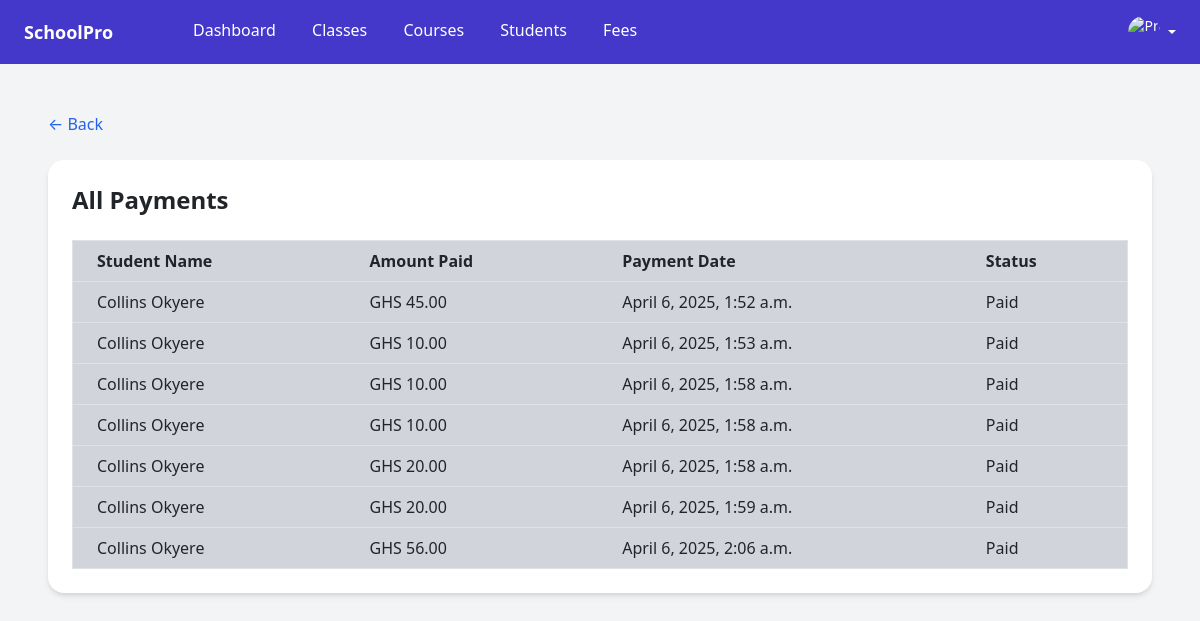
Page /fees/view_all_payments/ on the committed database.
### fees/models.py (models this page shows)
class Payment(models.Model):
    student = models.ForeignKey(Student, related_name='payments', on_delete=models.CASCADE)
    amount = models.DecimalField(max_digits=10, decimal_places=2)
    date = models.DateTimeField(default=timezone.now)
    mode_of_payment = models.CharField(max_length=100, null=False, blank=False)
    status = models.CharField(max_length=20, default='Paid')

### students/models.py (models this page shows, shortened)
class Student(models.Model):
    first_name = models.CharField(max_length=100)
    last_name = models.CharField(max_length=100)
    student_id = models.CharField(max_length=10, unique=True, blank=True)
    date_of_birth = models.DateField(auto_now_add=True)
    gender = models.CharField(max_length=10)
    email = models.EmailField(unique=True)
    phone_number = models.CharField(max_length=10)
    enrolled_on = models.DateField(default=timezone.now)
    classroom = models.ForeignKey(Classroom, on_delete=models.SET_NULL, null=True, blank=True)
    course = models.ForeignKey(Course, on_delete=models.SET_NULL, null=True, blank=True)

### fees/views.py (the view)
# urls.py: path('view_all_payments/', views.view_all_payments, name='view_payments'),
def view_all_payments(request):
    payments = Payment.objects.all()
    return render(request, 'fees/view_all_payments.html', {'payments': payments})

### fees/templates/fees/view_all_payments.html (shortened to what this page needs)
{% extends "app_shell.html" %}
{% block content %}
  <div class="p-6 bg-gray-100 min-h-screen mx-auto">
    <a href="{% url 'fees:list' %}" class="text-blue-600 hover:underline">&larr; Back</a>
    <div class="bg-white p-6 rounded-2xl shadow-md mt-4">
      <h2 class="text-2xl font-bold mb-6">All Payments</h2>
      <table class="min-w-full bg-gray-300 border border-gray-300">
        <thead>
          <tr class="text-left">
            <th class="py-2 px-4 border-b">Student Name</th>
            <th class="py-2 px-4 border-b">Amount Paid</th>
            <th class="py-2 px-4 border-b">Payment Date</th>
            <th class="py-2 px-4 border-b">Status</th>
          </tr>
        </thead>
        <tbody>
          {% for payment in payments %}
            <tr>
              <td class="py-2 px-4 border-b">{{ payment.student.first_name }} {{ payment.student.last_name }}</td>
              <td class="py-2 px-4 border-b">GHS {{ payment.amount }}</td>
              <td class="py-2 px-4 border-b">{{ payment.date }}</td>
              <td class="py-2 px-4 border-b">{{ payment.status }}</td>
            </tr>
          {% endfor %}
        </tbody>
      </table>
    </div>
  </div>
{% endblock %}

### rows in the picture
Payment: student.first_name "Collins", student.last_name "Okyere", amount "45.00", date "April 6, 2025, 1:52 a.m.", status "Paid"
Payment: student.first_name "Collins", student.last_name "Okyere", amount "10.00", date "April 6, 2025, 1:53 a.m.", status "Paid"
Payment: student.first_name "Collins", student.last_name "Okyere", amount "10.00", date "April 6, 2025, 1:58 a.m.", status "Paid"
Payment: student.first_name "Collins", student.last_name "Okyere", amount "10.00", date "April 6, 2025, 1:58 a.m.", status "Paid"
Payment: student.first_name "Collins", student.last_name "Okyere", amount "20.00", date "April 6, 2025, 1:58 a.m.", status "Paid"
Payment: student.first_name "Collins", student.last_name "Okyere", amount "20.00", date "April 6, 2025, 1:59 a.m.", status "Paid"
Payment: student.first_name "Collins", student.last_name "Okyere", amount "56.00", date "April 6, 2025, 2:06 a.m.", status "Paid"
